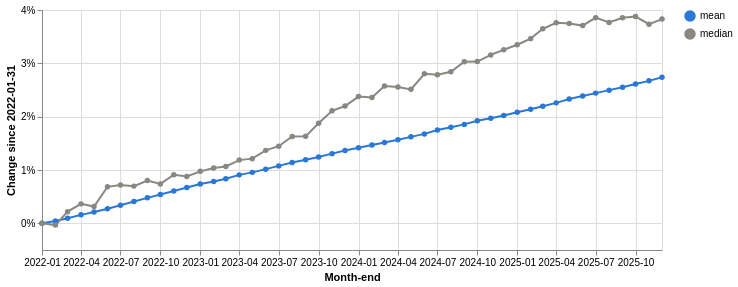

Source (notebook cell):
### Code cell
# Average and typical balance over time. The mean sits far above the median (a few large accounts),
# so each line is shown as its change since the first month-end to compare their trends on one scale.
monthly = df.groupby("balance_date")["balance"].agg(mean="mean", median="median")
ratio = monthly["mean"] / monthly["median"]
print(f"Mean / median ratio across month-ends: {ratio.min():.2f} to {ratio.max():.2f}")
display(monthly.iloc[[0, -1]].round(0))
growth = (
    (monthly / monthly.iloc[0] - 1)
    .reset_index()
    .melt("balance_date", var_name="statistic", value_name="growth")
)
alt.Chart(growth).mark_line(point=True).encode(
    x=alt.X(
        "yearmonth(balance_date):T",
        title="Month-end",
        axis=alt.Axis(format="%Y-%m", labelAlign="center"),
    ),
    y=alt.Y("growth:Q", title=f"Change since {monthly.index[0].date()}", axis=alt.Axis(format="%")),
    color=alt.Color("statistic:N", title=None, scale=alt.Scale(range=["#2a78d6", "#898781"])),
    tooltip=[
        alt.Tooltip("balance_date:T", format="%Y-%m-%d"),
        "statistic",
        alt.Tooltip("growth:Q", format=".2%"),
    ],
).properties(width=620, height=240)

### Figure 1 — Vega-Lite specification as saved in the notebook (floating-point values rounded to 4 significant figures)
{"config": {"view": {"continuousWidth": 300, "continuousHeight": 300}}, "data": {"name": "data-a86d0e9e66d08a8024be43beee14a7db"}, "mark": {"type": "line", "point": true}, "encoding": {"color": {"field": "statistic", "scale": {"range": ["#2a78d6", "#898781"]}, "title": null, "type": "nominal"}, "tooltip": [{"field": "balance_date", "format": "%Y-%m-%d", "type": "temporal"}, {"field": "statistic", "type": "nominal"}, {"field": "growth", "format": ".2%", "type": "quantitative"}], "x": {"axis": {"format": "%Y-%m", "labelAlign": "center"}, "field": "balance_date", "timeUnit": "yearmonth", "title": "Month-end", "type": "temporal"}, "y": {"axis": {"format": "%"}, "field": "growth", "title": "Change since 2022-01-31", "type": "quantitative"}}, "height": 240, "width": 620, "$schema": "https://vega.github.io/schema/vega-lite/v5.20.1.json", "datasets": {"data-a86d0e9e66d08a8024be43beee14a7db": [{"balance_date": "2022-01-31T00:00:00", "statistic": "mean", "growth": 0.0}, {"balance_date": "2022-02-28T00:00:00", "statistic": "mean", "growth": 0.0004521}, {"balance_date": "2022-03-31T00:00:00", "statistic": "mean", "growth": 0.0009682}, {"balance_date": "2022-04-30T00:00:00", "statistic": "mean", "growth": 0.001589}, {"balance_date": "2022-05-31T00:00:00", "statistic": "mean", "growth": 0.002142}, {"balance_date": "2022-06-30T00:00:00", "statistic": "mean", "growth": 0.002738}, {"balance_date": "2022-07-31T00:00:00", "statistic": "mean", "growth": 0.003401}, {"balance_date": "2022-08-31T00:00:00", "statistic": "mean", "growth": 0.004105}, {"balance_date": "2022-09-30T00:00:00", "statistic": "mean", "growth": 0.00478}, {"balance_date": "2022-10-31T00:00:00", "statistic": "mean", "growth": 0.005404}, {"balance_date": "2022-11-30T00:00:00", "statistic": "mean", "growth": 0.006076}, {"balance_date": "2022-12-31T00:00:00", "statistic": "mean", "growth": 0.006715}, {"balance_date": "2023-01-31T00:00:00", "statistic": "mean", "growth": 0.007359}, {"balance_date": "2023-02-28T00:00:00", "statistic": "mean", "growth": 0.007845}, {"balance_date": "2023-03-31T00:00:00", "statistic": "mean", "growth": 0.008354}, {"balance_date": "2023-04-30T00:00:00", "statistic": "mean", "growth": 0.009087}, {"balance_date": "2023-05-31T00:00:00", "statistic": "mean", "growth": 0.009555}, {"balance_date": "2023-06-30T00:00:00", "statistic": "mean", "growth": 0.01016}, {"balance_date": "2023-07-31T00:00:00", "statistic": "mean", "growth": 0.01077}, {"balance_date": "2023-08-31T00:00:00", "statistic": "mean", "growth": 0.0114}, {"balance_date": "2023-09-30T00:00:00", "statistic": "mean", "growth": 0.01192}, {"balance_date": "2023-10-31T00:00:00", "statistic": "mean", "growth": 0.01246}, {"balance_date": "2023-11-30T00:00:00", "statistic": "mean", "growth": 0.01307}, {"balance_date": "2023-12-31T00:00:00", "statistic": "mean", "growth": 0.01366}, {"balance_date": "2024-01-31T00:00:00", "statistic": "mean", "growth": 0.01416}, {"balance_date": "2024-02-29T00:00:00", "statistic": "mean", "growth": 0.01467}, {"balance_date": "2024-03-31T00:00:00", "statistic": "mean", "growth": 0.01517}, {"balance_date": "2024-04-30T00:00:00", "statistic": "mean", "growth": 0.01567}, {"balance_date": "2024-05-31T00:00:00", "statistic": "mean", "growth": 0.01621}, {"balance_date": "2024-06-30T00:00:00", "statistic": "mean", "growth": 0.01677}, {"balance_date": "2024-07-31T00:00:00", "statistic": "mean", "growth": 0.01749}, {"balance_date": "2024-08-31T00:00:00", "statistic": "mean", "growth": 0.018}, {"balance_date": "2024-09-30T00:00:00", "statistic": "mean", "growth": 0.01855}, {"balance_date": "2024-10-31T00:00:00", "statistic": "mean", "growth": 0.01923}, {"balance_date": "2024-11-30T00:00:00", "statistic": "mean", "growth": 0.0197}, {"balance_date": "2024-12-31T00:00:00", "statistic": "mean", "growth": 0.02021}, {"balance_date": "2025-01-31T00:00:00", "statistic": "mean", "growth": 0.02084}, {"balance_date": "2025-02-28T00:00:00", "statistic": "mean", "growth": 0.0214}, {"balance_date": "2025-03-31T00:00:00", "statistic": "mean", "growth": 0.02194}, {"balance_date": "2025-04-30T00:00:00", "statistic": "mean", "growth": 0.02259}, {"balance_date": "2025-05-31T00:00:00", "statistic": "mean", "growth": 0.0233}, {"balance_date": "2025-06-30T00:00:00", "statistic": "mean", "growth": 0.02389}, {"balance_date": "2025-07-31T00:00:00", "statistic": "mean", "growth": 0.02442}, {"balance_date": "2025-08-31T00:00:00", "statistic": "mean", "growth": 0.02497}, {"balance_date": "2025-09-30T00:00:00", "statistic": "mean", "growth": 0.02553}, {"balance_date": "2025-10-31T00:00:00", "statistic": "mean", "growth": 0.02611}, {"balance_date": "2025-11-30T00:00:00", "statistic": "mean", "growth": 0.02672}, {"balance_date": "2025-12-31T00:00:00", "statistic": "mean", "growth": 0.02738}, {"balance_date": "2022-01-31T00:00:00", "statistic": "median", "growth": 0.0}, {"balance_date": "2022-02-28T00:00:00", "statistic": "median", "growth": -0.0003257}, {"balance_date": "2022-03-31T00:00:00", "statistic": "median", "growth": 0.002193}, {"balance_date": "2022-04-30T00:00:00", "statistic": "median", "growth": 0.003649}, {"balance_date": "2022-05-31T00:00:00", "statistic": "median", "growth": 0.003146}, {"balance_date": "2022-06-30T00:00:00", "statistic": "median", "growth": 0.006849}, {"balance_date": "2022-07-31T00:00:00", "statistic": "median", "growth": 0.007198}, {"balance_date": "2022-08-31T00:00:00", "statistic": "median", "growth": 0.006977}, {"balance_date": "2022-09-30T00:00:00", "statistic": "median", "growth": 0.008027}, {"balance_date": "2022-10-31T00:00:00", "statistic": "median", "growth": 0.007392}, {"balance_date": "2022-11-30T00:00:00", "statistic": "median", "growth": 0.009123}, {"balance_date": "2022-12-31T00:00:00", "statistic": "median", "growth": 0.0088}, {"balance_date": "2023-01-31T00:00:00", "statistic": "median", "growth": 0.009745}, {"balance_date": "2023-02-28T00:00:00", "statistic": "median", "growth": 0.01039}, {"balance_date": "2023-03-31T00:00:00", "statistic": "median", "growth": 0.01066}, {"balance_date": "2023-04-30T00:00:00", "statistic": "median", "growth": 0.01186}, {"balance_date": "2023-05-31T00:00:00", "statistic": "median", "growth": 0.01213}, {"balance_date": "2023-06-30T00:00:00", "statistic": "median", "growth": 0.01368}, {"balance_date": "2023-07-31T00:00:00", "statistic": "median", "growth": 0.01446}, {"balance_date": "2023-08-31T00:00:00", "statistic": "median", "growth": 0.0163}, {"balance_date": "2023-09-30T00:00:00", "statistic": "median", "growth": 0.01631}, {"balance_date": "2023-10-31T00:00:00", "statistic": "median", "growth": 0.01876}, {"balance_date": "2023-11-30T00:00:00", "statistic": "median", "growth": 0.02109}, {"balance_date": "2023-12-31T00:00:00", "statistic": "median", "growth": 0.02199}, {"balance_date": "2024-01-31T00:00:00", "statistic": "median", "growth": 0.02377}, {"balance_date": "2024-02-29T00:00:00", "statistic": "median", "growth": 0.0236}, {"balance_date": "2024-03-31T00:00:00", "statistic": "median", "growth": 0.02576}, {"balance_date": "2024-04-30T00:00:00", "statistic": "median", "growth": 0.02558}, {"balance_date": "2024-05-31T00:00:00", "statistic": "median", "growth": 0.02512}, {"balance_date": "2024-06-30T00:00:00", "statistic": "median", "growth": 0.02803}, {"balance_date": "2024-07-31T00:00:00", "statistic": "median", "growth": 0.02785}, {"balance_date": "2024-08-31T00:00:00", "statistic": "median", "growth": 0.0284}, {"balance_date": "2024-09-30T00:00:00", "statistic": "median", "growth": 0.03031}, {"balance_date": "2024-10-31T00:00:00", "statistic": "median", "growth": 0.03033}, {"balance_date": "2024-11-30T00:00:00", "statistic": "median", "growth": 0.03158}, {"balance_date": "2024-12-31T00:00:00", "statistic": "median", "growth": 0.03255}, {"balance_date": "2025-01-31T00:00:00", "statistic": "median", "growth": 0.03349}, {"balance_date": "2025-02-28T00:00:00", "statistic": "median", "growth": 0.03463}, {"balance_date": "2025-03-31T00:00:00", "statistic": "median", "growth": 0.03647}, {"balance_date": "2025-04-30T00:00:00", "statistic": "median", "growth": 0.0376}, {"balance_date": "2025-05-31T00:00:00", "statistic": "median", "growth": 0.03748}, {"balance_date": "2025-06-30T00:00:00", "statistic": "median", "growth": 0.03707}, {"balance_date": "2025-07-31T00:00:00", "statistic": "median", "growth": 0.03857}, {"balance_date": "2025-08-31T00:00:00", "statistic": "median", "growth": 0.03767}, {"balance_date": "2025-09-30T00:00:00", "statistic": "median", "growth": 0.03856}, {"balance_date": "2025-10-31T00:00:00", "statistic": "median", "growth": 0.03878}, {"balance_date": "2025-11-30T00:00:00", "statistic": "median", "growth": 0.03733}, {"balance_date": "2025-12-31T00:00:00", "statistic": "median", "growth": 0.0383}]}}
